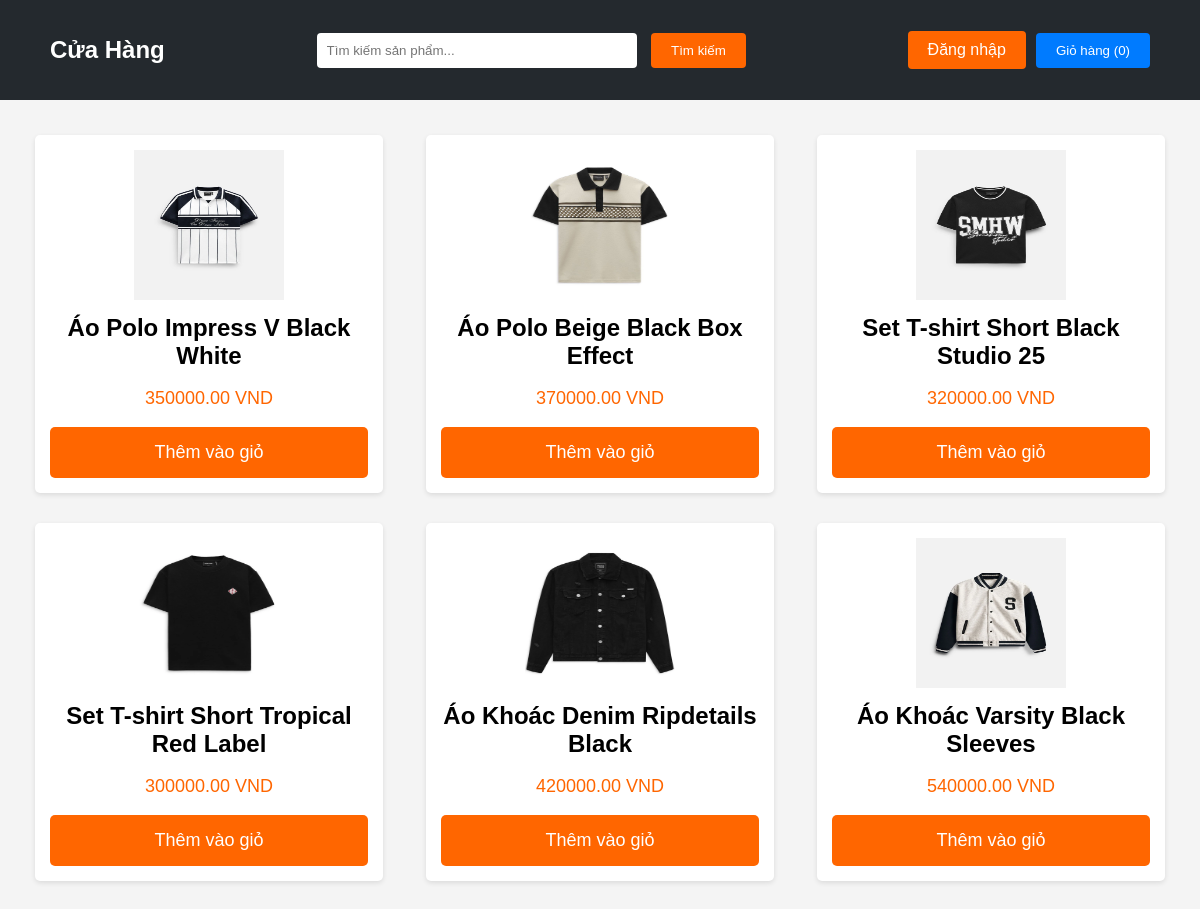
The page / on the database its author committed.
### member/models.py (models this page shows)
class Product(models.Model):
    STATUS_CHOICES = [
        ('in_stock', 'Còn hàng'),
        ('running_out', 'Hết hàng'),
    ]
    TYPE_CHOICES = [
        ('aoThun', 'Áo Thun'),
        ('aoSoMi', 'Áo Sơ Mi'),
        ('aoKhoac', 'Áo Khoác'),
        ('aoPolo', 'Áo Polo'),
    ]
    product_id = models.CharField(max_length=100, unique=True)
    value = models.DecimalField(max_digits=10, decimal_places=2) # số lượng sản phẩm trong kho
    type = models.CharField(
        max_length=20,
        choices=TYPE_CHOICES,
        default='aoThun',
    )
    amount = models.PositiveIntegerField()  # Tổng số lượng sản phẩm
    status = models.CharField(
        max_length=20,
        choices=STATUS_CHOICES,
        default='in_stock',
    )
    warehouse = models.ForeignKey(Warehouse, on_delete=models.CASCADE)  # Kho lưu trữ sản phẩm
    employee_id = models.ForeignKey(Employee, on_delete=models.CASCADE)
    image = models.ImageField(upload_to='images', blank=True, null=True)
    def __str__(self):
        return f'{self.product_id} - {self.type}'

### member/views.py (the view)
# urls.py: path('', views.loadShopProduct, name='shop'),
def loadShopProduct(request):
    print('Load Shop Product')
    product = Product.objects.all()
    print(product)
    return render(request, 'Shop.html', {'Products': product})

### member/template/Shop.html (shortened to what this page needs)
{% load static %}
<!DOCTYPE html>
<html lang="en">
<head>
    <link rel="stylesheet" href="{% static 'css/Shop.css' %}">
    <link rel="stylesheet" href="../static/css/Shop.css">
    <link rel="stylesheet" href="https://cdnjs.cloudflare.com/ajax/libs/font-awesome/5.15.3/css/all.min.css">
</head>
<body>
    <header>
        <div class="container">
            <h1 class="logo">Cửa Hàng</h1>
            <div class="search-bar">
                <input type="text" id="searchInput" placeholder="Tìm kiếm sản phẩm...">
                <button class="btn-search" onclick="searchProduct()">Tìm kiếm</button>
            </div>
            <div class="header-buttons">
                {% if user.is_authenticated %}
                <div class="dropdown">
                    <button class="dropbtn">{{ user.username }} <i class="fa fa-caret-down"></i></button>
                    <div class="dropdown-content">
                        <a href="#">Profile</a>
                        <form action="{% url 'logout' %}" method="post" style="margin: 0; padding: 0;">
                            {% csrf_token %}
                            <button type="submit" class="btn-logout">Logout</button>
                        </form>
                    </div>
                </div>
                {% else %}
                <a class="btn-login" href="{% url 'login' %}">Đăng nhập</a>
                {% endif %}
                <button class="btn-cart" onclick="showCart()">Giỏ hàng (<span id="cart-count">0</span>)</button>
            </div>
        </div>
    </header>
    <section class="products">
        {% for product in Products %}
        <div class="product">
            <img src="media/{{ product.image }}" alt="{{ product.product_id }}">
            <h2>{{ product.product_id }}</h2>
            <p>{{ product.value }} VND</p>
            <button class="btn-add" onclick="addToCart('{{ product.product_id }}', '{{ product.value }}')">Thêm vào giỏ</button>
        </div>
        {% endfor %}
    </section>
</body>
</html>

### member/static/css/Shop.css (style rules this page uses)
body { font-family: Arial, sans-serif; margin: 0; padding: 0; background-color: #f4f4f4; }
header { background-color: #24292e; padding: 20px 50px; }
header .container { display: flex; justify-content: space-between; align-items: center; }
.logo { font-size: 24px; font-weight: 700; color: white; }
.search-bar input { padding: 10px; border: none; border-radius: 4px; width: 300px; margin-right: 10px; }
.search-bar .btn-search { background-color: #ff6600; color: white; border: none; padding: 10px 20px; cursor: pointer; border-radius: 4px; }
.header-buttons { display: flex; align-items: center; }
.header-buttons a, .header-buttons button { background-color: #ff6600; color: white; border: none; padding: 10px 20px; cursor: pointer; border-radius: 4px; margin-left: 10px; text-decoration: none; }
.header-buttons .btn-cart { background-color: #007bff; }
.products { display: flex; justify-content: space-between; flex-wrap: wrap; padding: 20px; }
.product { background-color: white; padding: 15px; border-radius: 5px; box-shadow: 0 2px 5px rgba(0, 0, 0, 0.1); margin: 15px; text-align: center; flex: 1 1 calc(30% - 30px); max-width: calc(30% - 30px); }
.product img { width: 150px; height: 150px; }
.product h2 { margin: 10px 0; }
.product p { color: #ff6600; font-size: 18px; }
.product button { background-color: #ff6600; color: white; padding: 15px; border: none; cursor: pointer; display: block; width: 100%; text-align: center; font-size: 18px; border-radius: 5px; transition: background-color 0.3s; }

### rows shown on the page
Product: image (picture), product_id "Áo Polo Impress V Black White", value "350000.00"
Product: image (picture), product_id "Áo Polo Beige Black Box Effect", value "370000.00"
Product: image (picture), product_id "Set T-shirt Short Black Studio 25", value "320000.00"
Product: image (picture), product_id "Set T-shirt Short Tropical Red Label", value "300000.00"
Product: image (picture), product_id "Áo Khoác Denim Ripdetails Black", value "420000.00"
Product: image (picture), product_id "Áo Khoác Varsity Black Sleeves", value "540000.00"
